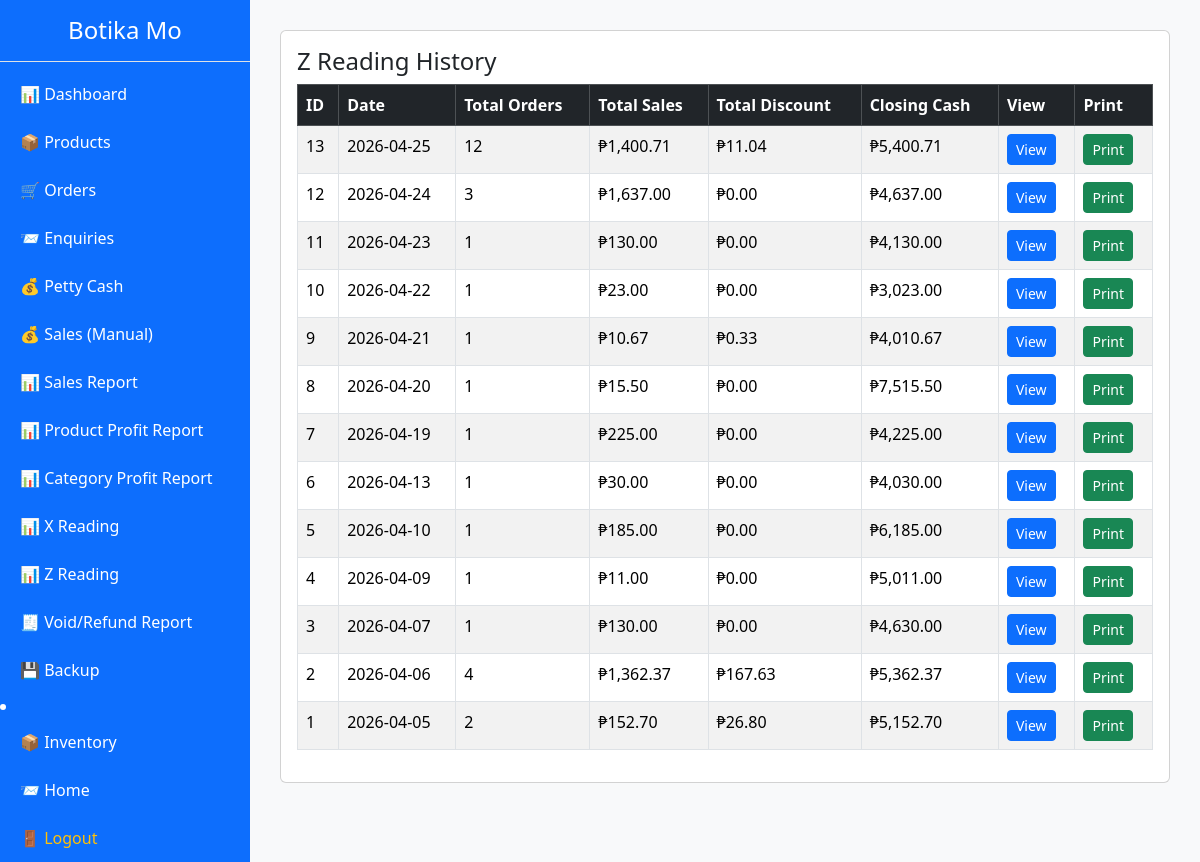
Page /admin/z_history.php (signed in) on the earlier database version.
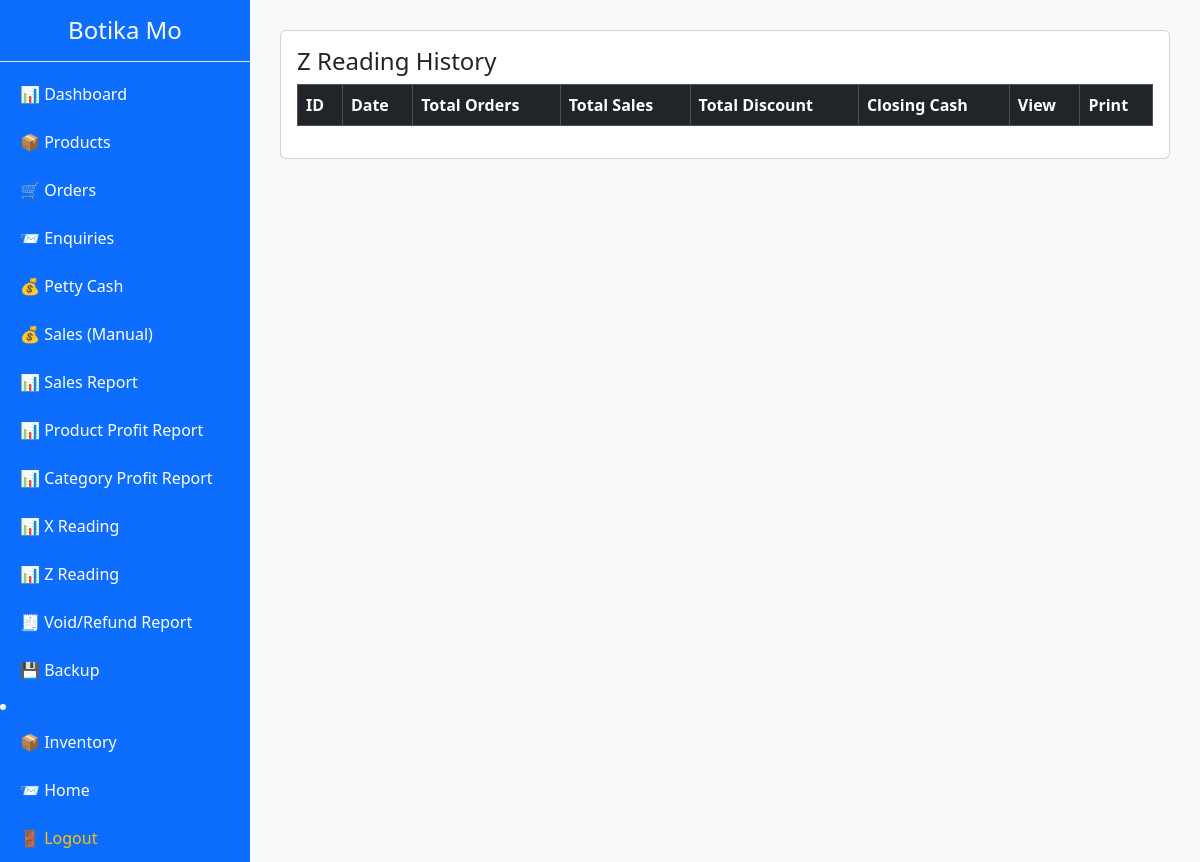
Same page on the later database version.
### tables this page shows
CREATE TABLE `z_reading` (
  `id` int NOT NULL AUTO_INCREMENT,
  `date` date DEFAULT NULL,
  `total_orders` int DEFAULT NULL,
  `total_sales` decimal(10,2) DEFAULT NULL,
  `cash_sales` decimal(10,2) DEFAULT NULL,
  `gcash_sales` decimal(10,2) DEFAULT NULL,
  `card_sales` decimal(10,2) DEFAULT NULL,
  `opening_cash` decimal(10,2) DEFAULT NULL,
  `expected_cash` decimal(10,2) DEFAULT NULL,
  `closing_cash` decimal(10,2) DEFAULT NULL,
  `created_at` timestamp NULL DEFAULT CURRENT_TIMESTAMP,
  `cashier_id` int DEFAULT NULL,
  `total_discount` decimal(10,2) DEFAULT '0.00',
  PRIMARY KEY (`id`),
  KEY `idx_zreading_date` (`date`)
);

### admin/z_history.php (the view)
<?php
include 'header.php';
include '../db.php';
?>
<div class="card p-3">
    <h4>Z Reading History</h4>
    <table class="table table-bordered table-striped">
        <thead class="table-dark">
            <tr>
                <th>ID</th>
                <th>Date</th>
                <th>Total Orders</th>
                <th>Total Sales</th>
                <th>Total Discount</th>
                <th>Closing Cash</th>
                <th>View</th>
                <th>Print</th>
            </tr>
        </thead>
        <tbody>
            <?php
            $limit = 50;
            $page = isset($_GET['page']) ? (int)$_GET['page'] : 1;
            $offset = ($page - 1) * $limit;
            $q = $conn->query("SELECT * FROM z_reading ORDER BY date DESC LIMIT $limit OFFSET $offset");
            while ($row = $q->fetch_assoc()):
            ?>
                <tr>
                    <td><?= $row['id'] ?></td>
                    <td><?= $row['date'] ?></td>
                    <td><?= $row['total_orders'] ?></td>
                    <td>₱<?= number_format($row['total_sales'], 2) ?></td>
                    <td>₱<?= number_format($row['total_discount'], 2) ?></td>
                    <td>₱<?= number_format($row['closing_cash'], 2) ?></td>
                    <td>
                        <a href="z_view.php?id=<?= $row['id'] ?>" class="btn btn-sm btn-primary">View</a>
                    </td>
                    <td>
                        <a href="z_print.php?id=<?= $row['id'] ?>" target="_blank" class="btn btn-sm btn-success">Print</a>
                    </td>
                </tr>
            <?php endwhile; ?>
        </tbody>
    </table>
</div>
<?php include 'footer.php'; ?>

### admin/header.php (shortened to what this page needs)
<?php
$currentPage = $_SERVER['REQUEST_URI'];
$isInventory =
    strpos($currentPage, 'inventory') !== false ||
    strpos($currentPage, 'stock_in') !== false ||
    strpos($currentPage, 'stock_out') !== false ||
    strpos($currentPage, 'stock_adjust') !== false ||
    strpos($currentPage, 'supplier') !== false;
?>
<!DOCTYPE html>
<html lang="en">
<head>
    <link href="https://cdn.jsdelivr.net/npm/bootstrap@5.3.2/dist/css/bootstrap.min.css" rel="stylesheet">
</head>
<body>
    <div class="sidebar">
        <h4 class="text-center py-3 border-bottom">Botika Mo</h4>
        <a href="<?php echo BASE_URL; ?>admin/admin_reports.php">📊 Dashboard</a>
        <a href="<?php echo BASE_URL; ?>admin/products.php">📦 Products</a>
        <a href="<?php echo BASE_URL; ?>admin/admin_orders.php">🛒 Orders</a>
        <a href="<?php echo BASE_URL; ?>admin/dashboard.php">📨 Enquiries</a>
        <a href="<?php echo BASE_URL; ?>admin/admin_petty_cash.php">💰 Petty Cash</a>
        <a href="<?php echo BASE_URL; ?>admin/admin_sales.php">💰 Sales (Manual)</a>
        <a href="<?php echo BASE_URL; ?>admin/sales_report.php">📊 Sales Report</a>
        <a href="<?php echo BASE_URL; ?>admin/product_profit_report.php">📊 Product Profit Report</a>
        <a href="<?php echo BASE_URL; ?>admin/category_profit_report.php">📊 Category Profit Report</a>
        <a href="<?php echo BASE_URL; ?>admin/x_reading.php">📊 X Reading</a>
        <a href="<?php echo BASE_URL; ?>admin/z_reading.php">📊 Z Reading</a>
        <a href="<?php echo BASE_URL; ?>admin/void_refund_report.php">🧾 Void/Refund Report</a>
        <a href="<?php echo BASE_URL; ?>admin/backup.php">💾 Backup</a>
        <li class="nav-item">
            <a class="nav-link"
                data-bs-toggle="collapse"
                href="#inventoryMenu"
                aria-expanded="<?= $isInventory ? 'true' : 'false' ?>">
                📦 Inventory
            </a>
        </li>
        <a href="<?php echo BASE_URL; ?>index.php">📨 Home</a>
        <a href="<?php echo BASE_URL; ?>admin/logout.php" class="text-warning">🚪 Logout</a>
    </div>
    <div class="content">

### admin/footer.php (shortened to what this page needs)
</div>
</body>
</html>

### admin/header.php (style rules this page uses)
body { min-height: 100vh; display: flex; }
.sidebar { width: 250px; background: #0d6efd; color: #fff; }
.sidebar a { color: #fff; text-decoration: none; padding: 12px 20px; display: block; }
.content { flex-grow: 1; padding: 30px; background: #f8f9fa; }

Differences in the rows shown:
removed z_reading: id "13", date "2026-04-25", total_orders "12", total_sales "1,400.71", total_discount "11.04", closing_cash "5,400.71"
removed z_reading: id "12", date "2026-04-24", total_orders "3", total_sales "1,637.00", total_discount "0.00", closing_cash "4,637.00"
removed z_reading: id "11", date "2026-04-23", total_orders "1", total_sales "130.00", total_discount "0.00", closing_cash "4,130.00"
removed z_reading: id "10", date "2026-04-22", total_orders "1", total_sales "23.00", total_discount "0.00", closing_cash "3,023.00"
removed z_reading: id "9", date "2026-04-21", total_orders "1", total_sales "10.67", total_discount "0.33", closing_cash "4,010.67"
removed z_reading: id "8", date "2026-04-20", total_orders "1", total_sales "15.50", total_discount "0.00", closing_cash "7,515.50"
removed z_reading: id "7", date "2026-04-19", total_orders "1", total_sales "225.00", total_discount "0.00", closing_cash "4,225.00"
removed z_reading: id "6", date "2026-04-13", total_orders "1", total_sales "30.00", total_discount "0.00", closing_cash "4,030.00"
removed z_reading: id "5", date "2026-04-10", total_orders "1", total_sales "185.00", total_discount "0.00", closing_cash "6,185.00"
removed z_reading: id "4", date "2026-04-09", total_orders "1", total_sales "11.00", total_discount "0.00", closing_cash "5,011.00"
removed z_reading: id "3", date "2026-04-07", total_orders "1", total_sales "130.00", total_discount "0.00", closing_cash "4,630.00"
removed z_reading: id "2", date "2026-04-06", total_orders "4", total_sales "1,362.37", total_discount "167.63", closing_cash "5,362.37"
removed z_reading: id "1", date "2026-04-05", total_orders "2", total_sales "152.70", total_discount "26.80", closing_cash "5,152.70"
